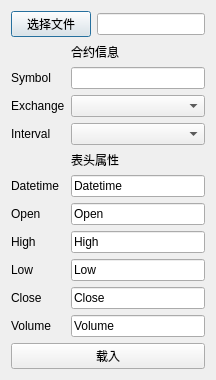
<?xml version="1.0" encoding="UTF-8"?>
<ui version="4.0">
 <class>CsvLoader</class>
 <widget class="QDialog" name="CsvLoader">
  <property name="windowTitle">
   <string>CSV行情载入器</string>
  </property>
  <layout class="QVBoxLayout" name="verticalLayout">
   <item>
    <layout class="QHBoxLayout" name="horizontalLayout">
     <item>
      <widget class="QPushButton" name="choose_button">
       <property name="text">
        <string>选择文件</string>
       </property>
      </widget>
     </item>
     <item>
      <widget class="QLineEdit" name="file_edit"/>
     </item>
    </layout>
   </item>
   <item>
    <layout class="QFormLayout" name="formLayout">
     <item row="0" column="1">
      <widget class="QLabel" name="label_8">
       <property name="text">
        <string>合约信息</string>
       </property>
      </widget>
     </item>
     <item row="1" column="0">
      <widget class="QLabel" name="label_9">
       <property name="text">
        <string>Symbol</string>
       </property>
      </widget>
     </item>
     <item row="1" column="1">
      <widget class="QLineEdit" name="symbol_edit"/>
     </item>
     <item row="3" column="0">
      <widget class="QLabel" name="label_11">
       <property name="text">
        <string>Interval</string>
       </property>
      </widget>
     </item>
     <item row="3" column="1">
      <widget class="QComboBox" name="interval_combo"/>
     </item>
     <item row="4" column="1">
      <widget class="QLabel" name="label">
       <property name="text">
        <string>表头属性</string>
       </property>
      </widget>
     </item>
     <item row="5" column="0">
      <widget class="QLabel" name="label_2">
       <property name="text">
        <string>Datetime</string>
       </property>
      </widget>
     </item>
     <item row="5" column="1">
      <widget class="QLineEdit" name="datetime_edit">
       <property name="text">
        <string>Datetime</string>
       </property>
      </widget>
     </item>
     <item row="6" column="0">
      <widget class="QLabel" name="label_3">
       <property name="text">
        <string>Open</string>
       </property>
      </widget>
     </item>
     <item row="6" column="1">
      <widget class="QLineEdit" name="open_edit">
       <property name="text">
        <string>Open</string>
       </property>
      </widget>
     </item>
     <item row="7" column="0">
      <widget class="QLabel" name="label_4">
       <property name="text">
        <string>High</string>
       </property>
      </widget>
     </item>
     <item row="7" column="1">
      <widget class="QLineEdit" name="high_edit">
       <property name="text">
        <string>High</string>
       </property>
      </widget>
     </item>
     <item row="8" column="0">
      <widget class="QLabel" name="label_5">
       <property name="text">
        <string>Low</string>
       </property>
      </widget>
     </item>
     <item row="8" column="1">
      <widget class="QLineEdit" name="low_edit">
       <property name="text">
        <string>Low</string>
       </property>
      </widget>
     </item>
     <item row="9" column="0">
      <widget class="QLabel" name="label_6">
       <property name="text">
        <string>Close</string>
       </property>
      </widget>
     </item>
     <item row="9" column="1">
      <widget class="QLineEdit" name="close_edit">
       <property name="text">
        <string>Close</string>
       </property>
      </widget>
     </item>
     <item row="10" column="0">
      <widget class="QLabel" name="label_7">
       <property name="text">
        <string>Volume</string>
       </property>
      </widget>
     </item>
     <item row="10" column="1">
      <widget class="QLineEdit" name="volume_edit">
       <property name="text">
        <string>Volume</string>
       </property>
      </widget>
     </item>
     <item row="2" column="0">
      <widget class="QLabel" name="label_12">
       <property name="text">
        <string>Exchange</string>
       </property>
      </widget>
     </item>
     <item row="2" column="1">
      <widget class="QComboBox" name="exchange_combo"/>
     </item>
    </layout>
   </item>
   <item>
    <widget class="QPushButton" name="load_button">
     <property name="text">
      <string>载入</string>
     </property>
    </widget>
   </item>
  </layout>
 </widget>
 <resources/>
 <connections/>
</ui>
